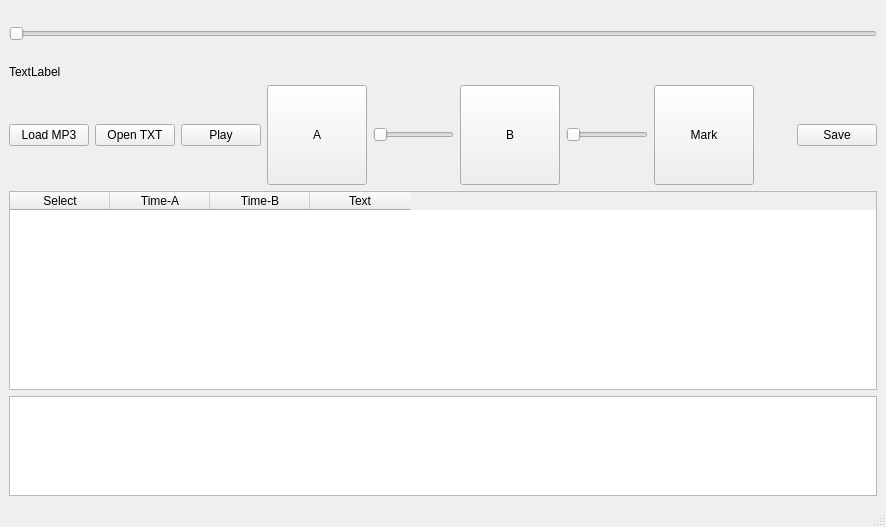
<?xml version="1.0" encoding="UTF-8"?>
<ui version="4.0">
 <class>MainWindow</class>
 <widget class="QMainWindow" name="MainWindow">
  <property name="geometry">
   <rect>
    <x>0</x>
    <y>0</y>
    <width>886</width>
    <height>527</height>
   </rect>
  </property>
  <property name="windowTitle">
   <string>MainWindow</string>
  </property>
  <widget class="QWidget" name="centralwidget">
   <layout class="QHBoxLayout" name="horizontalLayout_2">
    <item>
     <layout class="QVBoxLayout" name="verticalLayout">
      <item>
       <widget class="QSlider" name="hs_progress">
        <property name="minimumSize">
         <size>
          <width>0</width>
          <height>50</height>
         </size>
        </property>
        <property name="orientation">
         <enum>Qt::Horizontal</enum>
        </property>
       </widget>
      </item>
      <item>
       <widget class="QLabel" name="lbl_lrc">
        <property name="text">
         <string>TextLabel</string>
        </property>
       </widget>
      </item>
      <item>
       <layout class="QHBoxLayout" name="horizontalLayout">
        <item>
         <widget class="QPushButton" name="btn_loadmp3">
          <property name="text">
           <string>Load MP3</string>
          </property>
         </widget>
        </item>
        <item>
         <widget class="QPushButton" name="btn_opentxt">
          <property name="text">
           <string>Open TXT</string>
          </property>
         </widget>
        </item>
        <item>
         <widget class="QPushButton" name="btn_play">
          <property name="text">
           <string>Play</string>
          </property>
         </widget>
        </item>
        <item>
         <widget class="QPushButton" name="btn_markA">
          <property name="minimumSize">
           <size>
            <width>100</width>
            <height>100</height>
           </size>
          </property>
          <property name="maximumSize">
           <size>
            <width>16777215</width>
            <height>16777215</height>
           </size>
          </property>
          <property name="text">
           <string>A</string>
          </property>
         </widget>
        </item>
        <item>
         <widget class="QSlider" name="hs_A">
          <property name="orientation">
           <enum>Qt::Horizontal</enum>
          </property>
         </widget>
        </item>
        <item>
         <widget class="QPushButton" name="btn_markB">
          <property name="minimumSize">
           <size>
            <width>100</width>
            <height>100</height>
           </size>
          </property>
          <property name="maximumSize">
           <size>
            <width>16777215</width>
            <height>16777215</height>
           </size>
          </property>
          <property name="text">
           <string>B</string>
          </property>
         </widget>
        </item>
        <item>
         <widget class="QSlider" name="hs_B">
          <property name="orientation">
           <enum>Qt::Horizontal</enum>
          </property>
         </widget>
        </item>
        <item>
         <widget class="QPushButton" name="btn_mark">
          <property name="minimumSize">
           <size>
            <width>100</width>
            <height>100</height>
           </size>
          </property>
          <property name="text">
           <string>Mark</string>
          </property>
         </widget>
        </item>
        <item>
         <spacer name="horizontalSpacer">
          <property name="orientation">
           <enum>Qt::Horizontal</enum>
          </property>
          <property name="sizeHint" stdset="0">
           <size>
            <width>40</width>
            <height>20</height>
           </size>
          </property>
         </spacer>
        </item>
        <item>
         <widget class="QPushButton" name="btn_save">
          <property name="text">
           <string>Save</string>
          </property>
         </widget>
        </item>
       </layout>
      </item>
      <item>
       <widget class="QTableWidget" name="tw_lrc">
        <column>
         <property name="text">
          <string>Select</string>
         </property>
        </column>
        <column>
         <property name="text">
          <string>Time-A</string>
         </property>
        </column>
        <column>
         <property name="text">
          <string>Time-B</string>
         </property>
        </column>
        <column>
         <property name="text">
          <string>Text</string>
         </property>
        </column>
       </widget>
      </item>
      <item>
       <widget class="QTextEdit" name="textEdit">
        <property name="maximumSize">
         <size>
          <width>16777215</width>
          <height>100</height>
         </size>
        </property>
        <property name="font">
         <font>
          <pointsize>10</pointsize>
         </font>
        </property>
       </widget>
      </item>
     </layout>
    </item>
   </layout>
  </widget>
  <widget class="QMenuBar" name="menubar">
   <property name="geometry">
    <rect>
     <x>0</x>
     <y>0</y>
     <width>886</width>
     <height>29</height>
    </rect>
   </property>
  </widget>
  <widget class="QStatusBar" name="statusbar"/>
  <action name="actionLoad_MP3_O">
   <property name="text">
    <string>Load MP3(&amp;O)</string>
   </property>
  </action>
  <action name="actionOpen_TXT_T">
   <property name="text">
    <string>Open TXT(&amp;T)</string>
   </property>
  </action>
  <action name="actionPlay_P">
   <property name="text">
    <string>Play/Pause(&amp;P)</string>
   </property>
  </action>
 </widget>
 <resources/>
 <connections/>
</ui>
